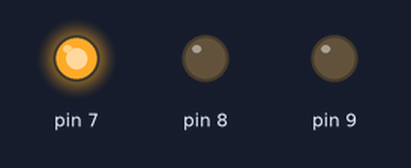
This sketch was run on a simulated Arduino Uno, built with avr-gcc and run on an emulated ATmega328P. Shown: output pins drawn as LEDs (lit = HIGH).

Above: at 0.02 s.
At 0.27 s:
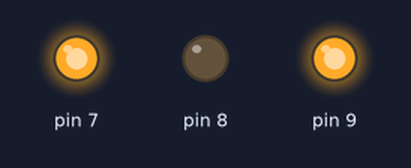
At 0.67 s:
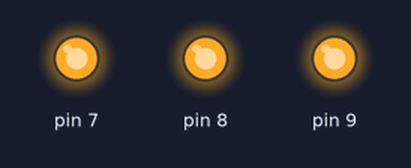
At 1.47 s:
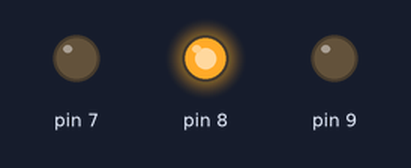
At 2.27 s:
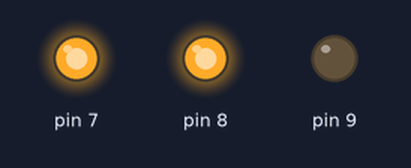
At 2.92 s:
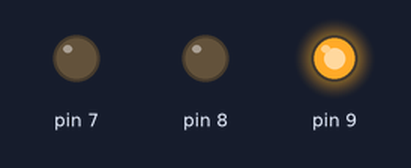
Timing chart, 0 to 3.2 s (numbered marks = the images above):
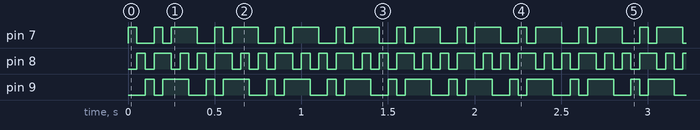

The sketch:

homework4.ino
```cpp
void setup() {
  // put your setup code here, to run once:
  pinMode(7, OUTPUT);
  pinMode(8, OUTPUT);
  pinMode(9, OUTPUT);
}

const int delay_light = 50;

void rgb_light(int r, int g, int b) {
  analogWrite(7, r);
  analogWrite(8, g);
  analogWrite(9, b);
  delay(delay_light);
}

void loop() {
  rgb_light(0xFF, 0x00, 0x00);
  rgb_light(0x00, 0xFF, 0x00);
  rgb_light(0x00, 0x00, 0xFF);

  // R + G
  rgb_light(0xFF, 0xFF, 0x00);
  // G + B
  rgb_light(0x00, 0xFF, 0xFF);
  // R + B
  rgb_light(0xFF, 0x00, 0xFF);
  // R + G + B
  rgb_light(0xFF, 0xFF, 0xFF);
}
```

Measured:
- by itself, pin 7: repeats every 0.35 s: LOW 0.10 s, HIGH 0.05 s, LOW 0.05 s, HIGH 0.15 s
- by itself, pin 8: alternates HIGH for 0.05 s and LOW for 0.05 s
- by itself, pin 9: repeats every 0.35 s: LOW 0.05 s, HIGH 0.15 s, LOW 0.10 s, HIGH 0.05 s
